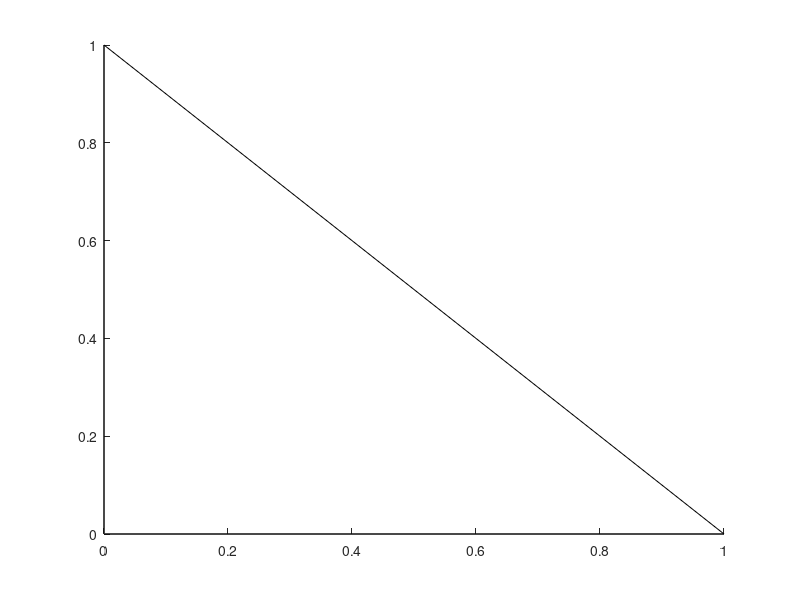

MATLAB code to generate this figure: (Note: this script raises an error after producing the figure.)

figure(10)
clf
hold on
plot3([0 1 0 0]', [1 0 0 1]', [0 0 1 0]', 'k')
plot3(X(:,1), X(:,2), X(:,3)); 
axis([0 1 0 1 0 1]); 
view(135,0)
hold off



%